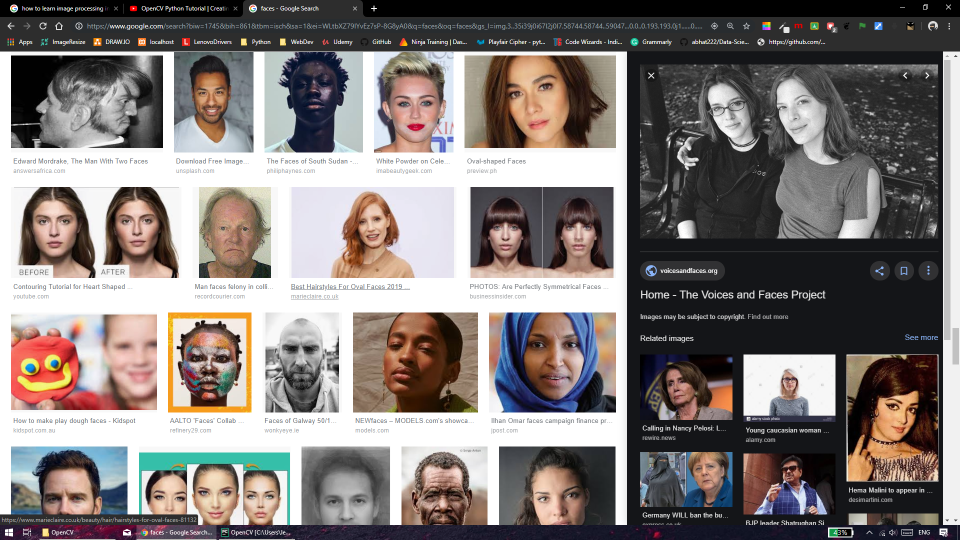
#> input picture Faces.png, 1920 x 1080 px, found by its file name (shown at 1/2 size)
$ python face_detection.py
#> lines starting #> are read from the running program, lines starting #| are printed output that depends on the picture; after the words box and inside, x2 and y2 are one past the last pixel; in counts of white or black regions, pixels touching at a corner belong together
import cv2
# FACE DETECTION

img = cv2.imread("C://Users//lenovo//Desktop//OpenCV//faces.png", 1)
#> img is the input picture: shape (1080, 1920, 3); mean B, G, R 119.9, 122, 129.2
face_cascade = cv2.CascadeClassifier("C://Users//lenovo//Desktop//OpenCV//haarcascade_frontalface_default.xml")
gray_img = cv2.cvtColor(img , cv2.COLOR_BGR2GRAY)
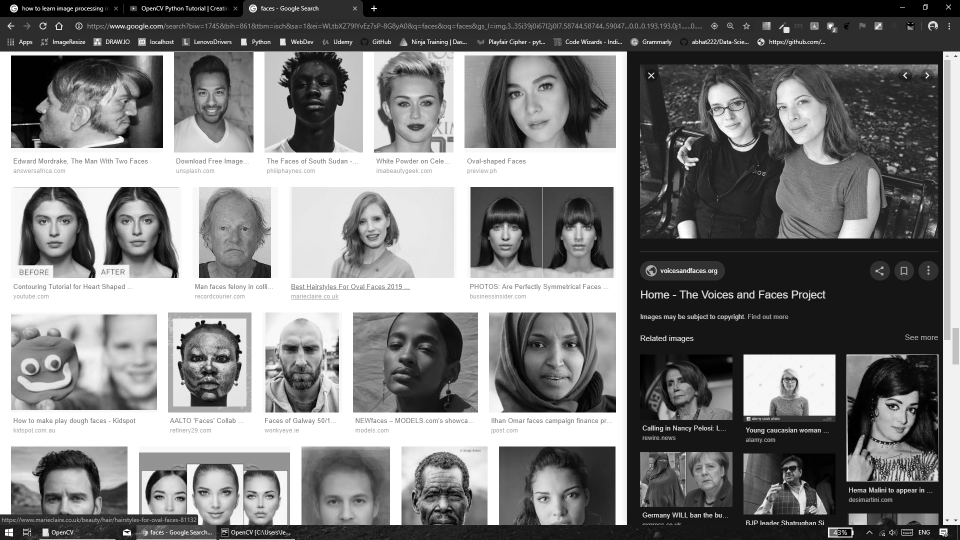
#> gray_img: shape (1080, 1920) (shown at 1/2 size); min 0, max 255, mean 123.9

faces = face_cascade.detectMultiScale(gray_img, scaleFactor=1.05 , minNeighbors=5)
#> faces = 29 rows, first 6: [1561, 744, 38, 38], [1554, 919, 49, 49], [1322, 740, 63, 63], [479, 959, 85, 85], [1376, 908, 68, 68], [704, 412, 77, 77]

for x,y,w,h in faces:
    img = cv2.rectangle(img , (x,y) , (x+w , y+h) , (0,0,255) , 3)
#> this loop made 29 passes
#> (x, y, w, h) on passes 1 to 12: (1561, 744, 38, 38), (1554, 919, 49, 49), (1322, 740, 63, 63), (479, 959, 85, 85), (1376, 908, 68, 68), (704, 412, 77, 77), (382, 949, 98, 98), (1539, 175, 97, 97), (968, 423, 87, 87), (379, 151, 86, 86), (224, 403, 99, 99), (56, 402, 104, 104)
#> pass 2, `img = cv2.rectangle(img , (x,y) , (x+w , y+h) , (0,0,255) , 3)`:
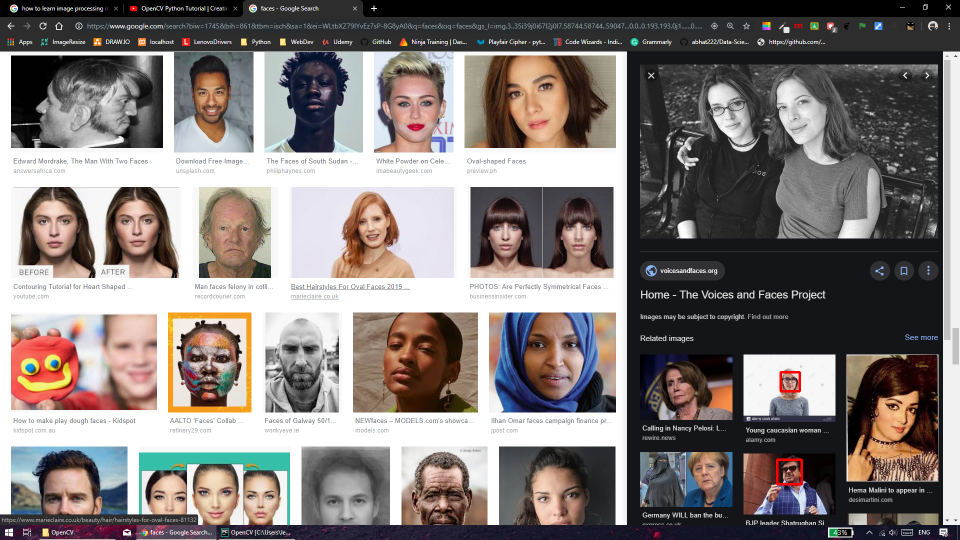
#> img: shape (1080, 1920, 3) (shown at 1/2 size); mean B, G, R 119.8, 121.9, 129.3
#> pass 3, `img = cv2.rectangle(img , (x,y) , (x+w , y+h) , (0,0,255) , 3)`:
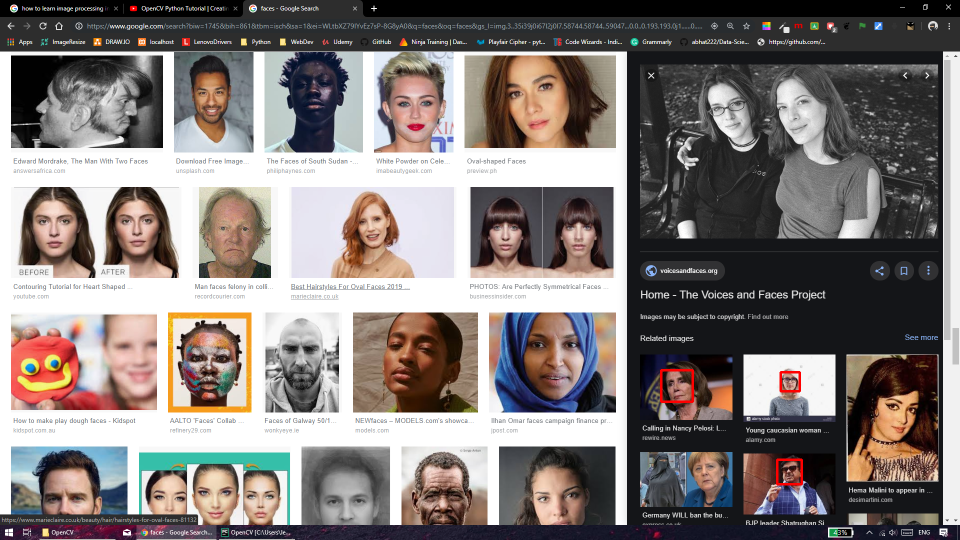
#> img: shape (1080, 1920, 3) (shown at 1/2 size); 0.06% of pixels changed, all inside (x1, y1, x2, y2) = (1320, 738, 1388, 806)
#> after the loop:
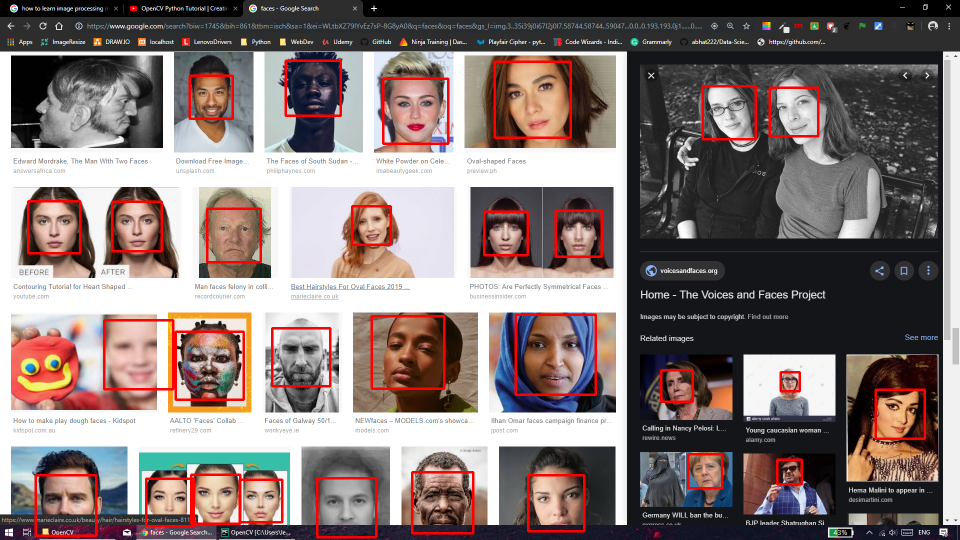
#> img: shape (1080, 1920, 3) (shown at 1/2 size); 2.72% of pixels changed, all inside (x1, y1, x2, y2) = (54, 119, 1852, 1077)


img = cv2.resize( img , (1200,800) )
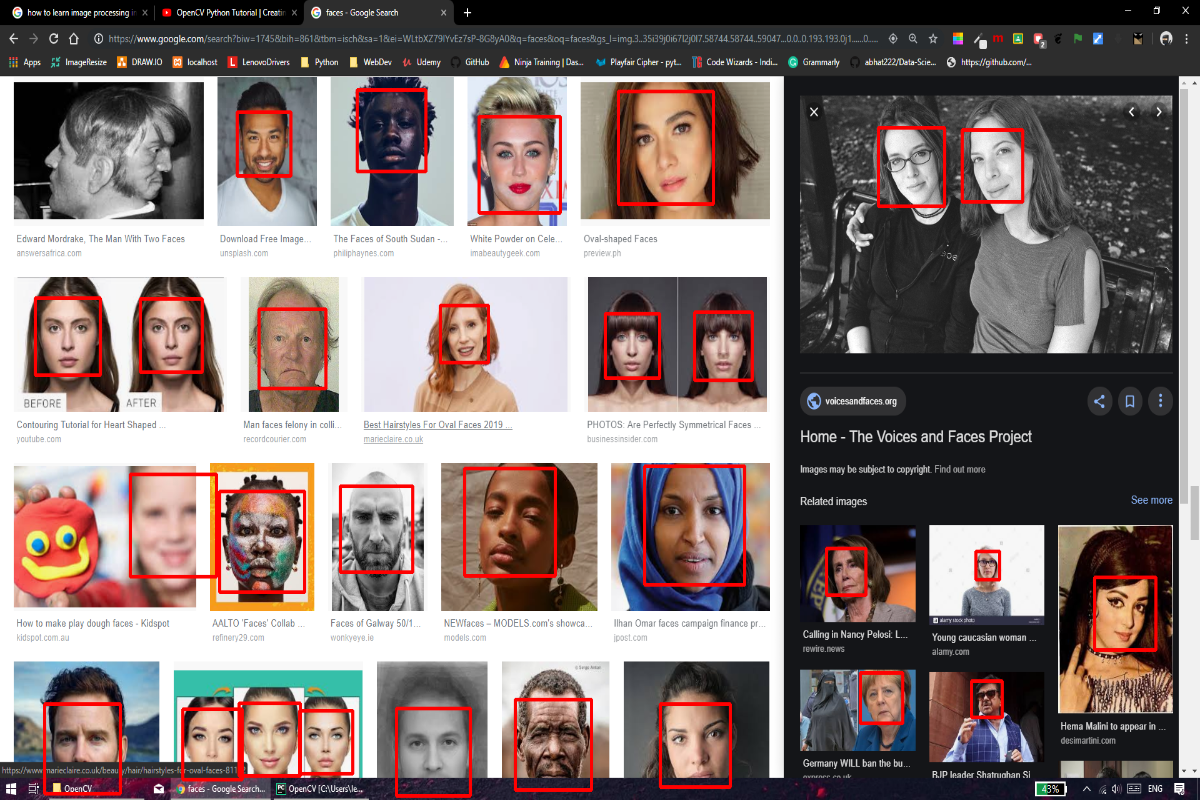
#> img: shape (800, 1200, 3); mean B, G, R 116.9, 118.9, 133

cv2.imshow("img" , img)
cv2.waitKey(0)
cv2.destroyAllWindows()

$ run again, with messi.jpg saved as Faces.png
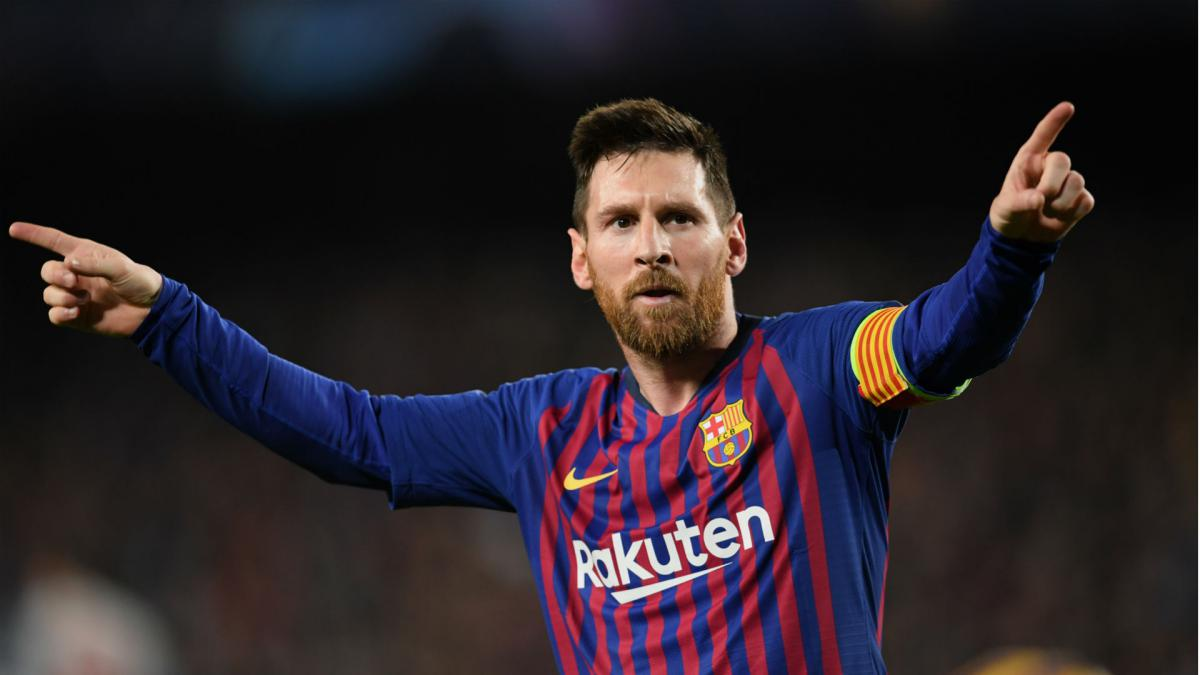
#> input picture messi.jpg, 1200 x 675 px, found by its file name
#> img is the input picture: shape (675, 1200, 3); mean B, G, R 41, 35.2, 43.7
#> `gray_img = cv2.cvtColor(img , cv2.COLOR_BGR2GRAY)`:
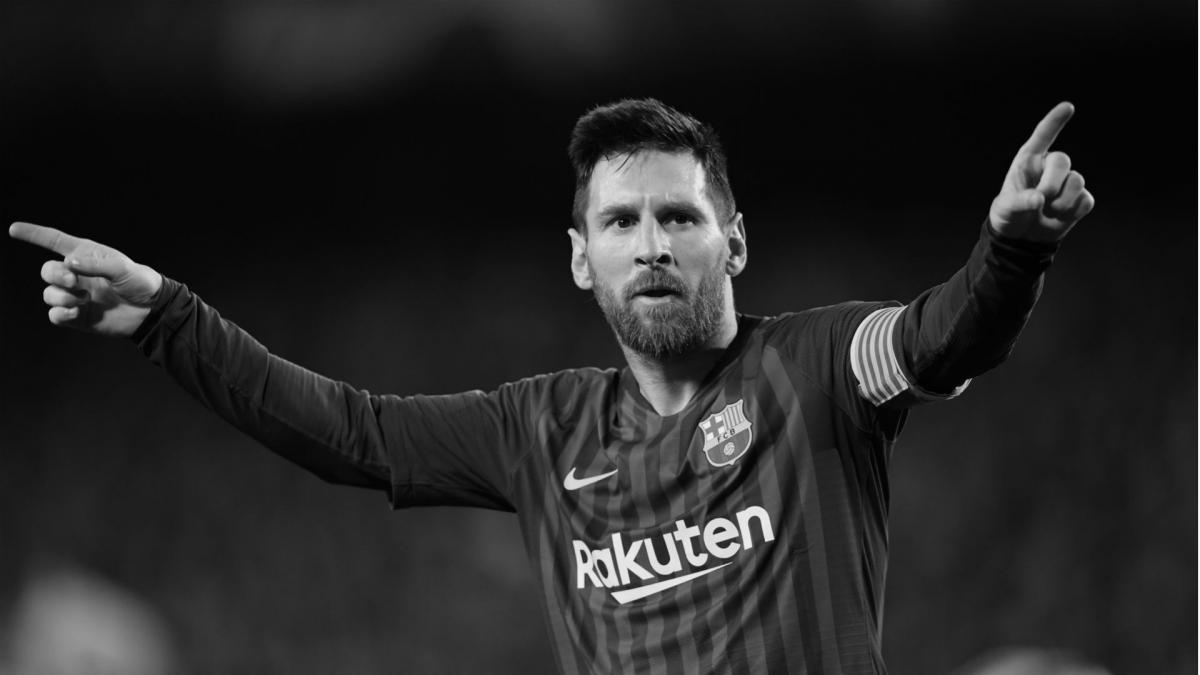
#> gray_img: shape (675, 1200); min 0, max 255, mean 38.4
#> faces = [[690, 421, 28, 28], [558, 147, 186, 186]]
#> the loop `for x,y,w,h in faces:` made 2 passes
#> `img = cv2.resize( img , (1200,800) )`:
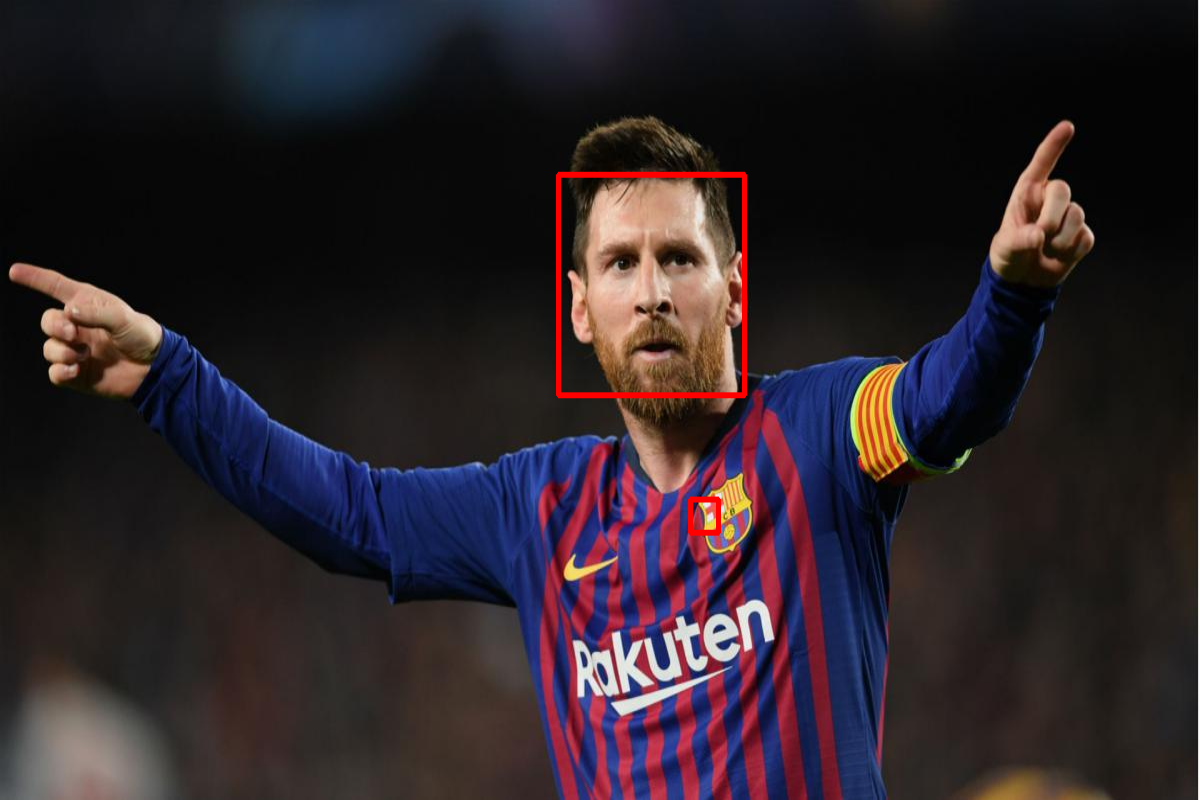
#> img: shape (800, 1200, 3); mean B, G, R 40.8, 35, 44.7
